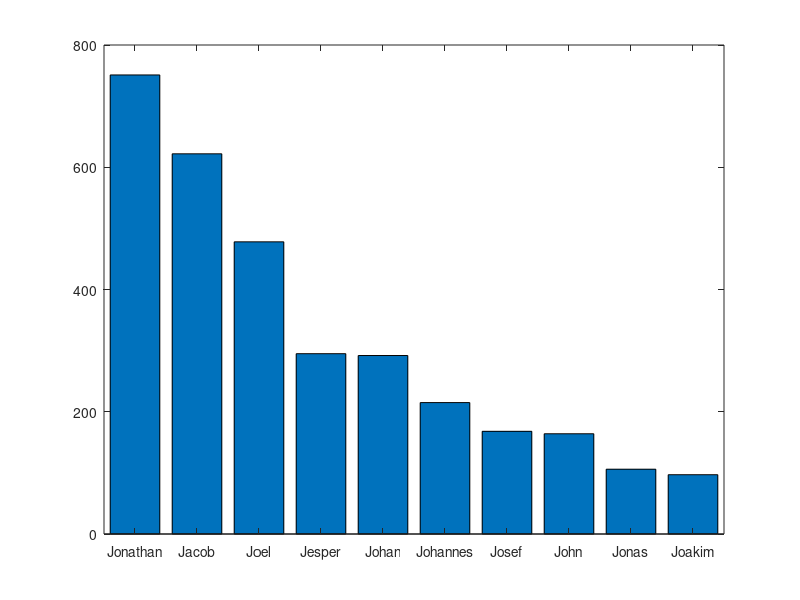

The MATLAB script that drew this image:
clear
[rank, names, number, previous] = textread('namn.txt', '%d%s%d%d');

matchedNameIndex=strmatch('J',names);
for i=1:size(matchedNameIndex,1)
	y(i)=number(matchedNameIndex(i));
end
xtick=[names(matchedNameIndex(1),:),names(matchedNameIndex(2),:),names(matchedNameIndex(3),:),names(matchedNameIndex(4),:),... 
			names(matchedNameIndex(5),:),names(matchedNameIndex(6),:),names(matchedNameIndex(7),:),names(matchedNameIndex(8),:), ...
			names(matchedNameIndex(9),:), names(matchedNameIndex(10),:) ];
figure(1)
bar(y)
set(gca, 'XLim', [0.5 10.5])
set(gca, 'XTick', [1:size(matchedNameIndex,1)])
set(gca,'XTickLabel',xtick)
